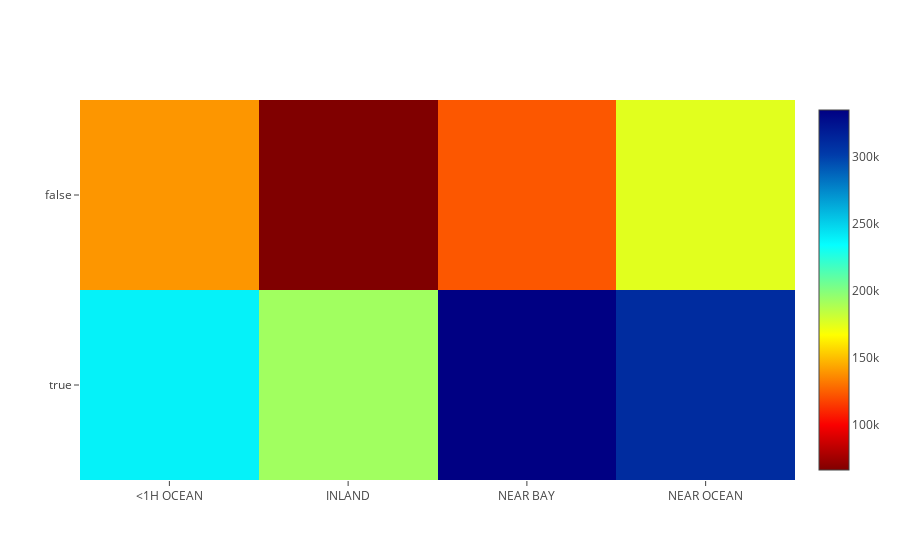

The code cell stored with this chart in its notebook:
### Code cell
data = [trace]

offline.iplot(data)

### Figure 1 — Plotly figure (JSON) as saved in the notebook; plotly's stock layout.template omitted (floating-point values rounded to 4 significant figures; data arrays with more than 128 entries replaced by an {"elided": "..."} marker saying what was removed)
{"data": [{"colorscale": "Jet", "reversescale": true, "type": "heatmap", "uid": "aba78a6f-fc5f-41ea-ac7e-fc35bb6beda6", "x": {"elided": "2064 str values"}, "y": {"elided": "2064 bool values"}, "z": {"elided": "2064 int values"}}], "layout": {}}
